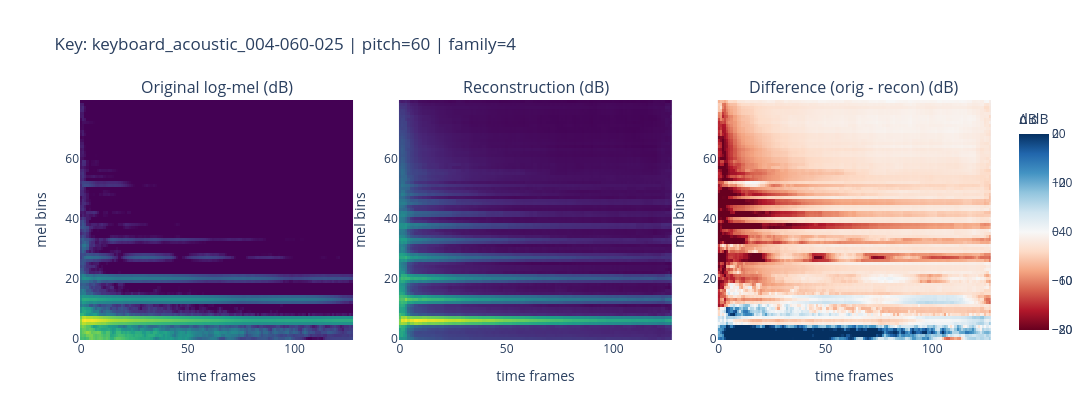

Notebook code for this chart:
### Code cell
import numpy as np
import torch
from plotly.subplots import make_subplots
import plotly.graph_objects as go

def denormalize_db(x_norm: np.ndarray) -> np.ndarray:
    """[-1, 1] -> [-80, 0] dB"""
    x_01 = (x_norm + 1.0) / 2.0
    return x_01 * 80.0 - 80.0

# --- pick one batch from val ---
# small reconstruction sanity visualization only
cvae.eval()
x, pitch, family, k = next(iter(val_loader))
x = x.to(device, non_blocking=True)
pitch = pitch.to(device, non_blocking=True)

with torch.no_grad():
    x_hat, mu, logvar, z = cvae(x, pitch)

i = 0
x_i    = x[i, 0].detach().cpu().numpy()        # (80, T)
xhat_i = x_hat[i, 0].detach().cpu().numpy()    # (80, T)

x_i_db    = denormalize_db(x_i)
xhat_i_db = denormalize_db(xhat_i)
diff_db   = x_i_db - xhat_i_db

key_i = k[i]
pitch_i = int(pitch[i].detach().cpu())
family_i = int(family[i].detach().cpu())

print("Example key:", key_i)
print("pitch:", pitch_i, "| family:", family_i)
print("x     min/max:", float(x_i_db.min()), float(x_i_db.max()))
print("x_hat min/max:", float(xhat_i_db.min()), float(xhat_i_db.max()))

# --- Plotly figure ---
vmin, vmax = -80, 0
diff_lim = 20  # dB (ajuste se quiser)

fig = make_subplots(
    rows=1, cols=3,
    subplot_titles=[
        "Original log-mel (dB)",
        "Reconstruction (dB)",
        "Difference (orig - recon) (dB)"
    ],
    horizontal_spacing=0.05
)

# Original
fig.add_trace(
    go.Heatmap(
        z=x_i_db,
        zmin=vmin, zmax=vmax,
        colorscale="Viridis",
        colorbar=dict(title="dB"),
        hovertemplate="mel=%{y}<br>t=%{x}<br>dB=%{z:.2f}<extra></extra>",
    ),
    row=1, col=1
)

# Reconstruction
fig.add_trace(
    go.Heatmap(
        z=xhat_i_db,
        zmin=vmin, zmax=vmax,
        colorscale="Viridis",
        showscale=False,
        hovertemplate="mel=%{y}<br>t=%{x}<br>dB=%{z:.2f}<extra></extra>",
    ),
    row=1, col=2
)

# Difference
fig.add_trace(
    go.Heatmap(
        z=diff_db,
        zmin=-diff_lim, zmax=diff_lim,
        colorscale="RdBu",
        colorbar=dict(title="Δ dB"),
        hovertemplate="mel=%{y}<br>t=%{x}<br>ΔdB=%{z:.2f}<extra></extra>",
    ),
    row=1, col=3
)

# Layout tweaks
fig.update_layout(
    title=f"Key: {key_i} | pitch={pitch_i} | family={family_i}",
    width=1200,
    height=420,
)

for c in [1, 2, 3]:
    fig.update_xaxes(title_text="time frames", row=1, col=c)
    fig.update_yaxes(title_text="mel bins", row=1, col=c)

fig.show()

### Figure 1 — Plotly figure (JSON) as saved in the notebook; plotly's stock layout.template omitted (floating-point values rounded to 4 significant figures; data arrays with more than 128 entries replaced by an {"elided": "..."} marker saying what was removed)
{"data": [{"colorbar": {"title": {"text": "dB"}}, "colorscale": [[0, "#440154"], [0.1111, "#482878"], [0.2222, "#3e4989"], [0.3333, "#31688e"], [0.4444, "#26828e"], [0.5556, "#1f9e89"], [0.6667, "#35b779"], [0.7778, "#6ece58"], [0.8889, "#b5de2b"], [1, "#fde725"]], "hovertemplate": "mel=%{y}<br>t=%{x}<br>dB=%{z:.2f}<extra></extra>", "type": "heatmap", "xaxis": "x", "yaxis": "y", "z": {"elided": "80x128 float values"}, "zmax": 0, "zmin": -80}, {"colorscale": [[0, "#440154"], [0.1111, "#482878"], [0.2222, "#3e4989"], [0.3333, "#31688e"], [0.4444, "#26828e"], [0.5556, "#1f9e89"], [0.6667, "#35b779"], [0.7778, "#6ece58"], [0.8889, "#b5de2b"], [1, "#fde725"]], "hovertemplate": "mel=%{y}<br>t=%{x}<br>dB=%{z:.2f}<extra></extra>", "showscale": false, "type": "heatmap", "xaxis": "x2", "yaxis": "y2", "z": {"elided": "80x128 float values"}, "zmax": 0, "zmin": -80}, {"colorbar": {"title": {"text": "Δ dB"}}, "colorscale": [[0, "rgb(103,0,31)"], [0.1, "rgb(178,24,43)"], [0.2, "rgb(214,96,77)"], [0.3, "rgb(244,165,130)"], [0.4, "rgb(253,219,199)"], [0.5, "rgb(247,247,247)"], [0.6, "rgb(209,229,240)"], [0.7, "rgb(146,197,222)"], [0.8, "rgb(67,147,195)"], [0.9, "rgb(33,102,172)"], [1, "rgb(5,48,97)"]], "hovertemplate": "mel=%{y}<br>t=%{x}<br>ΔdB=%{z:.2f}<extra></extra>", "type": "heatmap", "xaxis": "x3", "yaxis": "y3", "z": {"elided": "80x128 float values"}, "zmax": 20, "zmin": -20}], "layout": {"annotations": [{"font": {"size": 16}, "showarrow": false, "text": "Original log-mel (dB)", "x": 0.15, "xanchor": "center", "xref": "paper", "y": 1, "yanchor": "bottom", "yref": "paper"}, {"font": {"size": 16}, "showarrow": false, "text": "Reconstruction (dB)", "x": 0.5, "xanchor": "center", "xref": "paper", "y": 1, "yanchor": "bottom", "yref": "paper"}, {"font": {"size": 16}, "showarrow": false, "text": "Difference (orig - recon) (dB)", "x": 0.85, "xanchor": "center", "xref": "paper", "y": 1, "yanchor": "bottom", "yref": "paper"}], "height": 420, "title": {"text": "Key: keyboard_acoustic_004-060-025 | pitch=60 | family=4"}, "width": 1200, "xaxis": {"anchor": "y", "domain": [0, 0.3], "title": {"text": "time frames"}}, "xaxis2": {"anchor": "y2", "domain": [0.35, 0.65], "title": {"text": "time frames"}}, "xaxis3": {"anchor": "y3", "domain": [0.7, 1], "title": {"text": "time frames"}}, "yaxis": {"anchor": "x", "domain": [0, 1], "title": {"text": "mel bins"}}, "yaxis2": {"anchor": "x2", "domain": [0, 1], "title": {"text": "mel bins"}}, "yaxis3": {"anchor": "x3", "domain": [0, 1], "title": {"text": "mel bins"}}}}
